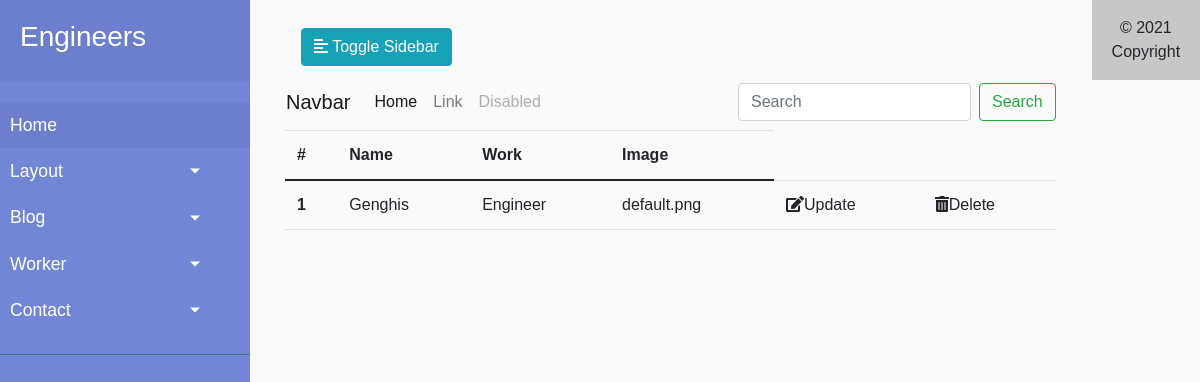
Page /admin/worker on the earlier database version.
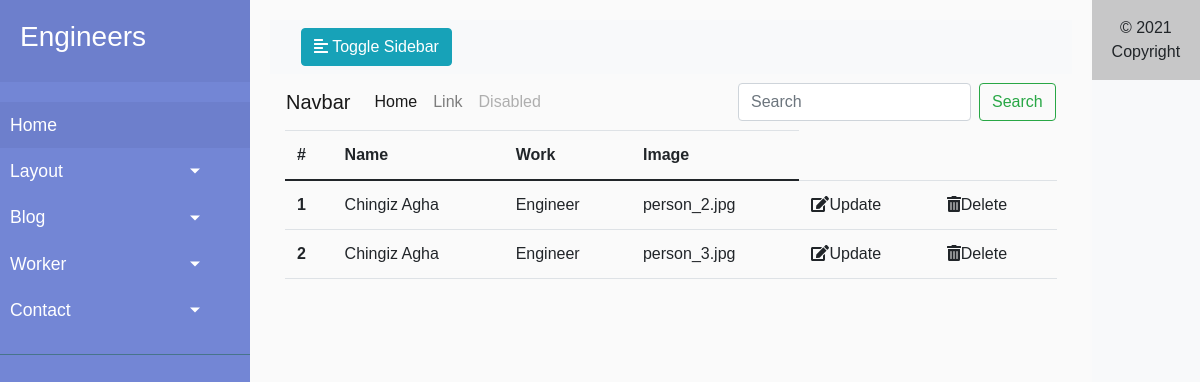
Same page on the later database version.
### engineers/models.py (models this page shows)
class Worker(db.Model):
    id = db.Column(db.Integer, primary_key=True)
    name = db.Column(db.String(50), nullable=False)
    work = db.Column(db.String(25), nullable=False)
    image = db.Column(db.String(20), nullable=True)
    fb_link = db.Column(db.String(250), nullable=True)
    tw_link = db.Column(db.String(250), nullable=True)
    ln_link = db.Column(db.String(250), nullable=True)

### engineers/controllers.py (the view)
@app.route('/admin/worker')
def worker_list():
    workers = Worker.query.all()
    return render_template('admin/worker.html', workers=workers)

### engineers/templates/admin/worker.html
{% extends 'admin/base.html' %}
{% block content %}
<div class="container">
    <div class="row ">
      <div class="col">
        <table class="table">
            <thead>
              <tr>
                <th scope="col">#</th>
                <th scope="col">Name</th>
                <th scope="col">Work</th>
                <th scope="col">Image</th>
              </tr>
            </thead>
            <tbody>
               {% for worker in workers %}
              <tr>
                <th scope="row">{{worker.id}}</th>
                <td>{{worker.name}}</td>
                <td>{{worker.work}}</td>
                <td>{{worker.image}}</td>
                <td><a href="{{url_for('worker_update', id=worker.id)}}"><i class="fas fa-edit"></i>Update</a></td>
                <td><a href="{{url_for('worker_delete', id=worker.id)}}"  onclick="return confirm('Are You Sure To Delete ?')"><i class="fas fa-trash-alt"></i>Delete</a></td>
              </tr>
              {% endfor %}
            </tbody>
          </table>
      </div>
    </div>
  </div>
</div>
{% endblock %}

Differences in the rows shown:
changed Worker id 1: name "Genghis" → "Chingiz Agha"; image "default.png" → "person_2.jpg"
added Worker: id "2", name "Chingiz Agha", work "Engineer", image "person_3.jpg"
